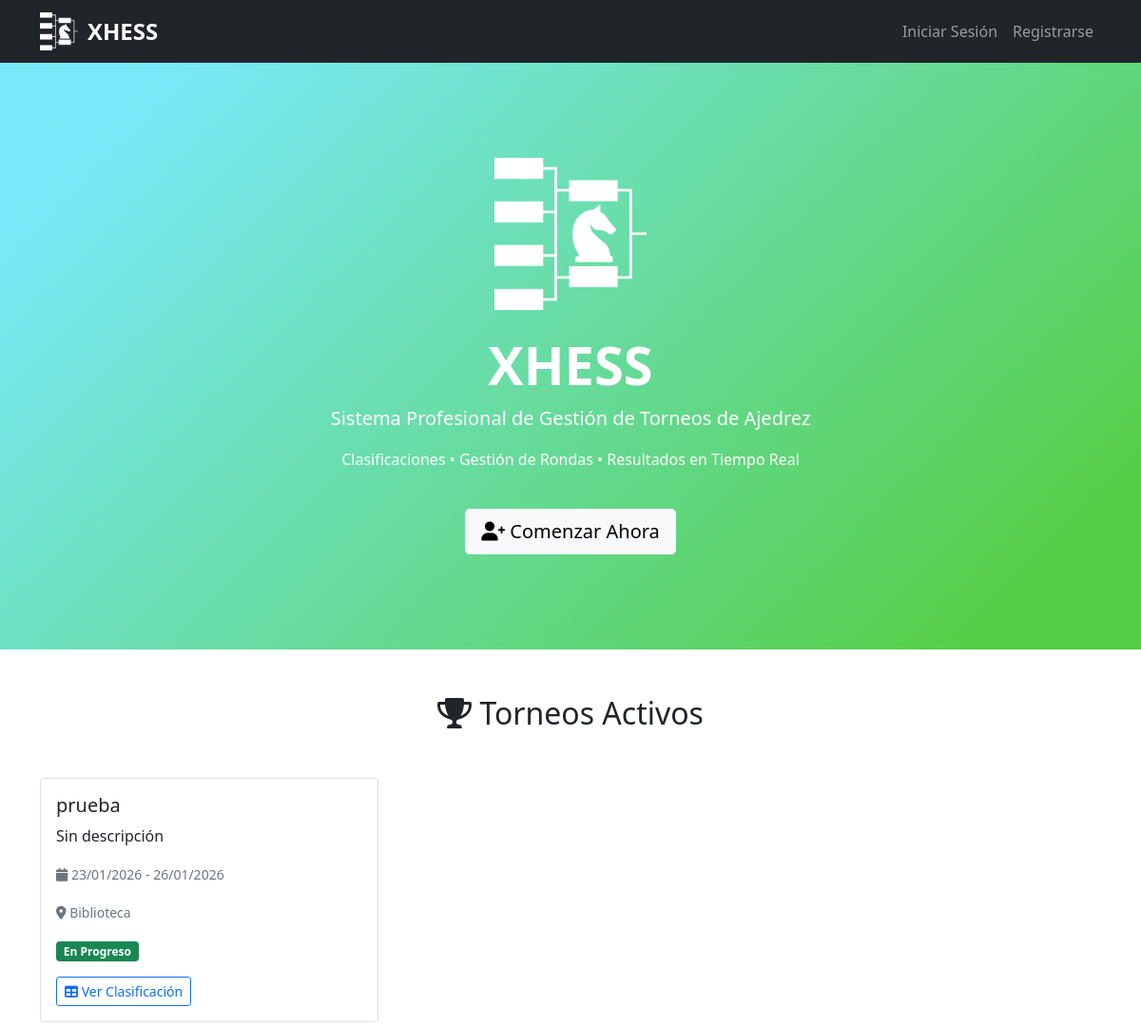
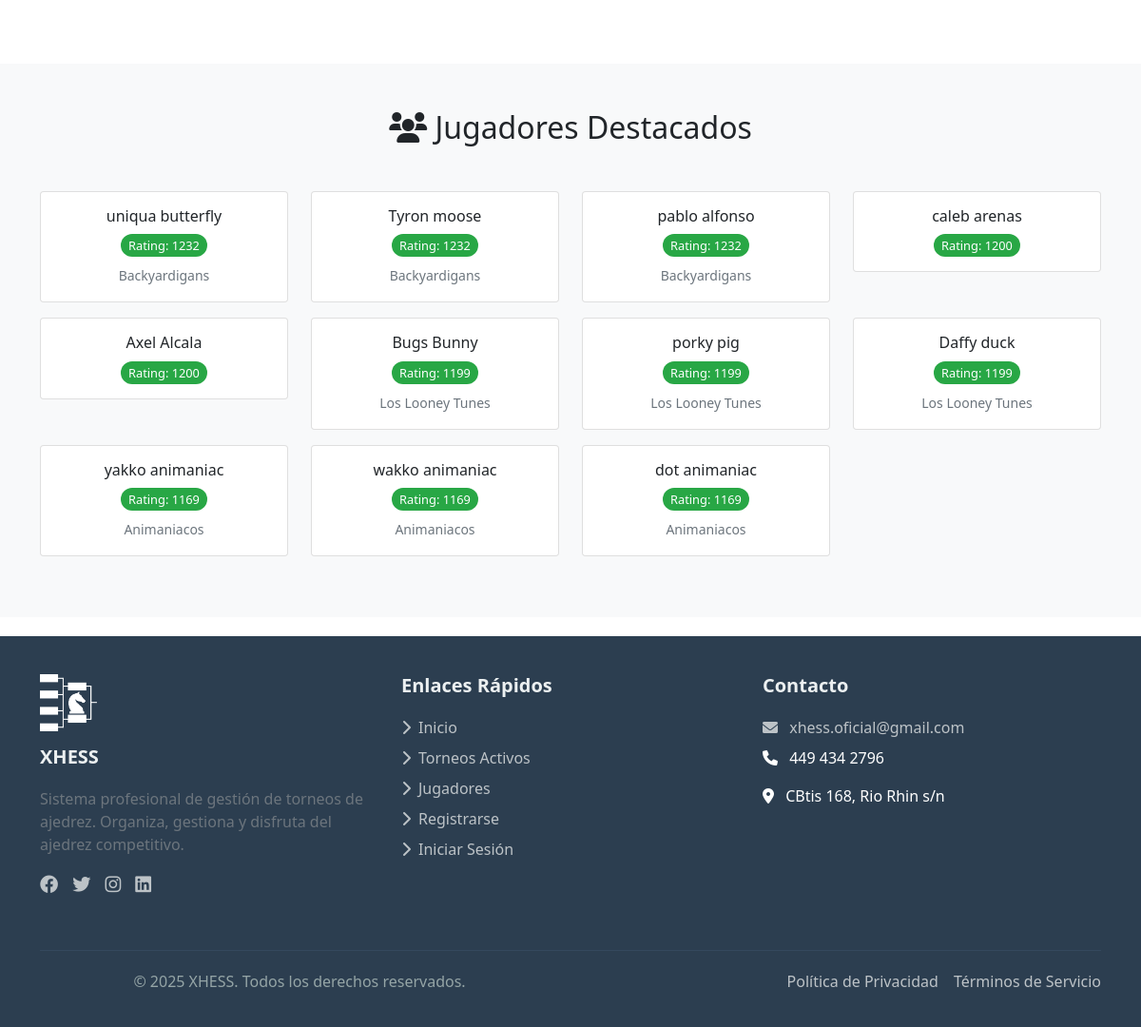
The page / on the database its author committed (2 pictures, top to bottom).
### tables this page shows
CREATE TABLE `torneos` (
  `id_torneo` int(11) NOT NULL,
  `nombre` varchar(200) NOT NULL,
  `descripcion` text DEFAULT NULL,
  `tipo` enum('individual','equipos') DEFAULT 'equipos',
  `sistema` enum('round_robin','suizo','eliminacion','round_robin_ponderado') DEFAULT 'round_robin',
  `condicion` enum('pendiente','en_progreso','finalizado') DEFAULT 'pendiente',
  `nro_tableros` int(11) DEFAULT 4,
  `fecha_inicio` date DEFAULT NULL,
  `fecha_fin` date DEFAULT NULL,
  `ubicacion` varchar(255) DEFAULT NULL,
  `ciudad` varchar(100) DEFAULT NULL,
  `provincia` varchar(100) DEFAULT NULL,
  `pais` varchar(100) DEFAULT 'México',
  `id_cuenta` int(11) DEFAULT NULL,
  `ritmo_tiempo` varchar(50) DEFAULT NULL,
  `id_club` int(11) DEFAULT NULL,
  `created_at` datetime DEFAULT current_timestamp(),
  `updated_at` datetime DEFAULT NULL ON UPDATE current_timestamp()
);

CREATE TABLE `jugadores` (
  `id_jugador` int(11) NOT NULL,
  `nombre` varchar(100) NOT NULL,
  `apellido` varchar(100) DEFAULT NULL,
  `rating` int(11) DEFAULT 1200,
  `id_equipo` int(11) DEFAULT NULL,
  `id_cuenta` int(11) DEFAULT NULL,
  `fecha_nacimiento` date DEFAULT NULL,
  `sexo` enum('M','F','O') DEFAULT NULL,
  `avatar_url` varchar(255) DEFAULT NULL,
  `activo` tinyint(1) DEFAULT 1,
  `created_at` datetime DEFAULT current_timestamp(),
  `updated_at` datetime DEFAULT NULL ON UPDATE current_timestamp()
);

CREATE TABLE `equipos` (
  `id_equipo` int(11) NOT NULL,
  `nombre` varchar(150) NOT NULL,
  `id_club` int(11) DEFAULT NULL,
  `id_coach` int(11) DEFAULT NULL,
  `id_creador` int(11) NOT NULL,
  `avatar_url` varchar(255) DEFAULT NULL,
  `created_at` datetime DEFAULT current_timestamp(),
  `updated_at` datetime DEFAULT NULL ON UPDATE current_timestamp(),
  `es_capitan` tinyint(1) DEFAULT 0
);

### classes/Database.php (called while the page is built, shortened)
<?php
class Database {
    private static $instance = null;
    private $pdo;
    private function __construct() {
        try {
            $this->pdo = new PDO(
                "mysql:host=127.0.0.1;dbname=xhess;charset=utf8mb4",
                "root",
                "",
                [
                    PDO::ATTR_ERRMODE => PDO::ERRMODE_EXCEPTION,
                    PDO::ATTR_DEFAULT_FETCH_MODE => PDO::FETCH_ASSOC
                ]
            );
        } catch (PDOException $e) {
            error_log("Error de conexión: " . $e->getMessage());
            die("Error de conexión a la base de datos");
        }
    }
    public static function getInstance() {
        if (self::$instance === null) {
            self::$instance = new self();
        }
        return self::$instance;
    }
    public function getConnection() {
        return $this->pdo;
    }
}

### sistema_xhess.php (called while the page is built, shortened)
<?php
require_once __DIR__ . '/classes/Database.php';
require_once __DIR__ . '/classes/JugadorManager.php';
require_once __DIR__ . '/classes/TorneoManager.php';
class XhessSystem {
    private $jugador;
    private $torneo;
    public function __construct() {
        $this->jugador = new JugadorManager();
        $this->torneo = new TorneoManager();
    }
    public function getJugadoresPublicos() {
        return $this->jugador->obtenerPublicos();
    }
    public function getTorneosPublicos() {
        return $this->torneo->obtenerPublicos();
    }
}
$sistema = new XhessSystem();
?>

### classes/TorneoManager.php (called while the page is built, shortened)
<?php
require_once 'Database.php';
class TorneoManager {
    private $pdo;
    public function __construct() {
        $this->pdo = Database::getInstance()->getConnection();
    }
    public function obtenerPublicos() {
        $torneos = $this->pdo->query("
            SELECT t.*, c.nombre as club_nombre
            FROM torneos t
            LEFT JOIN clubes c ON t.id_club = c.id_club
            WHERE t.condicion IN ('pendiente', 'en_progreso', 'finalizado')
            ORDER BY
                CASE WHEN t.condicion = 'en_progreso' THEN 1
                     WHEN t.condicion = 'pendiente' THEN 2
                     WHEN t.condicion = 'finalizado' THEN 3 END,
                t.fecha_inicio DESC
            LIMIT 20
        ")->fetchAll();
        foreach ($torneos as &$torneo) {
            $this->actualizarEstado($torneo['id_torneo']);
        }
        return $torneos;
    }
    public function actualizarEstado($id_torneo) {
        $stmt = $this->pdo->prepare("SELECT * FROM torneos WHERE id_torneo = ?");
        $stmt->execute([$id_torneo]);
        $torneo = $stmt->fetch();
        $hoy = date('Y-m-d');
        $nuevoEstado = $torneo['condicion'];
        if ($hoy < $torneo['fecha_inicio']) {
            $nuevoEstado = 'pendiente';
        } elseif ($hoy >= $torneo['fecha_inicio'] && $hoy <= $torneo['fecha_fin']) {
            $nuevoEstado = 'en_progreso';
        } elseif ($hoy > $torneo['fecha_fin']) {
            $nuevoEstado = 'finalizado';
        }
        if ($nuevoEstado != $torneo['condicion']) {
            $stmt = $this->pdo->prepare("UPDATE torneos SET condicion = ? WHERE id_torneo = ?");
            $stmt->execute([$nuevoEstado, $id_torneo]);
        }
        return $nuevoEstado;
    }
}

### classes/JugadorManager.php (called while the page is built, shortened)
<?php
require_once 'Database.php';
class JugadorManager {
    private $pdo;
    public function __construct() {
        $this->pdo = Database::getInstance()->getConnection();
    }
    public function obtenerPublicos($limite = 12) {
        return $this->pdo->query("
            SELECT j.*, e.nombre as equipo_nombre
            FROM jugadores j
            LEFT JOIN equipos e ON j.id_equipo = e.id_equipo
            WHERE j.activo = 1
            ORDER BY j.rating DESC
            LIMIT {$limite}
        ")->fetchAll();
    }
}

### index.php (the view, shortened to what this page needs)
<?php
require_once 'sistema_xhess.php';
?>
<!DOCTYPE html>
<html lang="es">
<head>
    <link href="https://cdn.jsdelivr.net/npm/bootstrap@5.1.3/dist/css/bootstrap.min.css" rel="stylesheet">
    <link href="https://cdnjs.cloudflare.com/ajax/libs/font-awesome/6.0.0/css/all.min.css" rel="stylesheet">
    <link rel="stylesheet" href="style.css">
</head>
<body>
    <div class="main-content">
        <?php include 'includes/navbar.php'; ?>
        <?php include 'includes/inicio.php'; ?>
        <section class="container py-5">
            <h2 class="text-center mb-5"><i class="fas fa-trophy"></i> Torneos Activos</h2>
            <div class="row">
                <?php
                $torneos = $sistema->getTorneosPublicos();
                if (empty($torneos)): ?>
                    <div class="col-12 text-center">
                        <p class="text-muted">No hay torneos activos en este momento.</p>
                    </div>
                <?php else: ?>
                    <?php foreach ($torneos as $torneo): ?>
                        <div class="col-md-4 mb-4">
                            <div class="card card-hover h-100">
                                <div class="card-body">
                                    <h5 class="card-title"><?= htmlspecialchars($torneo['nombre']) ?></h5>
                                    <p class="card-text"><?= htmlspecialchars($torneo['descripcion'] ?: 'Sin descripción') ?></p>
                                    <p class="card-text">
                                        <small class="text-muted">
                                            <i class="fas fa-calendar"></i>
                                            <?= date('d/m/Y', strtotime($torneo['fecha_inicio'])) ?> -
                                            <?= date('d/m/Y', strtotime($torneo['fecha_fin'])) ?>
                                        </small>
                                    </p>
                                    <p class="card-text">
                                        <small class="text-muted">
                                            <i class="fas fa-map-marker-alt"></i>
                                            <?= htmlspecialchars($torneo['ubicacion'] ?: 'Ubicación no especificada') ?>
                                        </small>
                                    </p>
                                    <span class="badge bg-<?= $torneo['condicion'] == 'en_progreso' ? 'success' : ($torneo['condicion'] == 'finalizado' ? 'secondary' : 'warning') ?>">
                                        <?= $torneo['condicion'] == 'en_progreso' ? 'En Progreso' : ($torneo['condicion'] == 'finalizado' ? 'Finalizado' : 'Pendiente') ?>
                                    </span>
                                    <div class="mt-3">
                                        <button class="btn btn-sm btn-outline-primary"
                                                onclick="verClasificacion(<?= $torneo['id_torneo'] ?>, '<?= htmlspecialchars($torneo['nombre']) ?>')">
                                            <i class="fas fa-table"></i> Ver Clasificación
                                        </button>
                                    </div>
                                </div>
                            </div>
                        </div>
                    <?php endforeach; ?>
                <?php endif; ?>
            </div>
        </section>
        <section class="bg-light py-5">
            <div class="container">
                <h2 class="text-center mb-5"><i class="fas fa-users"></i> Jugadores Destacados</h2>
                <div class="row">
                    <?php
                    $jugadores = $sistema->getJugadoresPublicos();
                    if (empty($jugadores)): ?>
                        <div class="col-12 text-center">
                            <p class="text-muted">No hay jugadores registrados.</p>
                        </div>
                    <?php else: ?>
                        <?php foreach ($jugadores as $jugador): ?>
                            <div class="col-md-3 mb-3">
                                <div class="card card-hover">
                                    <div class="card-body text-center">
                                        <h6 class="card-title"><?= htmlspecialchars($jugador['nombre'] . ' ' . ($jugador['apellido'] ?? '')) ?></h6>
                                        <span class="rating-badge">Rating: <?= $jugador['rating'] ?></span>
                                        <?php if (!empty($jugador['equipo_nombre'])): ?>
                                            <p class="card-text mt-2">
                                                <small class="text-muted"><?= htmlspecialchars($jugador['equipo_nombre']) ?></small>
                                            </p>
                                        <?php endif; ?>
                                    </div>
                                </div>
                            </div>
                        <?php endforeach; ?>
                    <?php endif; ?>
                </div>
            </div>
        </section>
    </div>
    <?php include 'includes/footer.php'; ?>
</body>
</html>

### rows shown on the page
torneos: nombre "prueba", descripcion "Sin descripción", fecha_inicio "23/01/2026", fecha_fin "26/01/2026", ubicacion "Biblioteca", condicion "En Progreso"
jugadores: nombre+apellido "uniqua butterfly", rating "1232", id_equipo.nombre "Backyardigans"
jugadores: nombre+apellido "Tyron moose", rating "1232", id_equipo.nombre "Backyardigans"
jugadores: nombre+apellido "pablo alfonso", rating "1232", id_equipo.nombre "Backyardigans"
jugadores: nombre+apellido "caleb arenas", rating "1200"
jugadores: nombre+apellido "Axel Alcala", rating "1200"
jugadores: nombre+apellido "Bugs Bunny", rating "1199", id_equipo.nombre "Los Looney Tunes"
jugadores: nombre+apellido "porky pig", rating "1199", id_equipo.nombre "Los Looney Tunes"
jugadores: nombre+apellido "Daffy duck", rating "1199", id_equipo.nombre "Los Looney Tunes"
jugadores: nombre+apellido "yakko animaniac", rating "1169", id_equipo.nombre "Animaniacos"
jugadores: nombre+apellido "wakko animaniac", rating "1169", id_equipo.nombre "Animaniacos"
jugadores: nombre+apellido "dot animaniac", rating "1169", id_equipo.nombre "Animaniacos"
